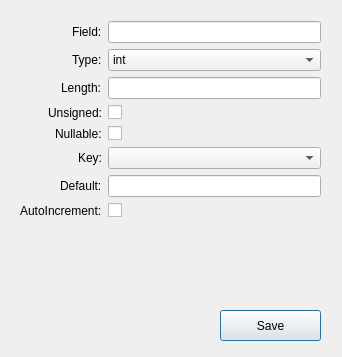
<?xml version="1.0" encoding="UTF-8"?>
<ui version="4.0">
 <class>Dialog</class>
 <widget class="QDialog" name="Dialog">
  <property name="geometry">
   <rect>
    <x>0</x>
    <y>0</y>
    <width>342</width>
    <height>357</height>
   </rect>
  </property>
  <property name="windowTitle">
   <string>Dialog</string>
  </property>
  <property name="modal">
   <bool>true</bool>
  </property>
  <widget class="QWidget" name="formLayoutWidget">
   <property name="geometry">
    <rect>
     <x>20</x>
     <y>21</y>
     <width>301</width>
     <height>271</height>
    </rect>
   </property>
   <layout class="QFormLayout" name="formLayout">
    <property name="labelAlignment">
     <set>Qt::AlignRight|Qt::AlignTrailing|Qt::AlignVCenter</set>
    </property>
    <item row="0" column="0">
     <widget class="QLabel" name="label">
      <property name="text">
       <string>Field:</string>
      </property>
     </widget>
    </item>
    <item row="0" column="1">
     <widget class="QLineEdit" name="name"/>
    </item>
    <item row="1" column="0">
     <widget class="QLabel" name="label_2">
      <property name="text">
       <string>Type:</string>
      </property>
     </widget>
    </item>
    <item row="2" column="0">
     <widget class="QLabel" name="label_3">
      <property name="text">
       <string>Length:</string>
      </property>
     </widget>
    </item>
    <item row="3" column="0">
     <widget class="QLabel" name="label_4">
      <property name="text">
       <string>Unsigned:</string>
      </property>
     </widget>
    </item>
    <item row="4" column="0">
     <widget class="QLabel" name="label_5">
      <property name="text">
       <string>Nullable:</string>
      </property>
     </widget>
    </item>
    <item row="5" column="0">
     <widget class="QLabel" name="label_6">
      <property name="text">
       <string>Key:</string>
      </property>
     </widget>
    </item>
    <item row="6" column="0">
     <widget class="QLabel" name="label_7">
      <property name="text">
       <string>Default:</string>
      </property>
     </widget>
    </item>
    <item row="7" column="0">
     <widget class="QLabel" name="label_8">
      <property name="text">
       <string>AutoIncrement:</string>
      </property>
     </widget>
    </item>
    <item row="2" column="1">
     <widget class="QLineEdit" name="length"/>
    </item>
    <item row="6" column="1">
     <widget class="QLineEdit" name="default_2"/>
    </item>
    <item row="1" column="1">
     <widget class="QComboBox" name="type">
      <item>
       <property name="text">
        <string>int</string>
       </property>
      </item>
      <item>
       <property name="text">
        <string>tinyint</string>
       </property>
      </item>
      <item>
       <property name="text">
        <string>smallint</string>
       </property>
      </item>
      <item>
       <property name="text">
        <string>mediumint</string>
       </property>
      </item>
      <item>
       <property name="text">
        <string>char</string>
       </property>
      </item>
      <item>
       <property name="text">
        <string>varchar</string>
       </property>
      </item>
      <item>
       <property name="text">
        <string>bigint</string>
       </property>
      </item>
      <item>
       <property name="text">
        <string>float</string>
       </property>
      </item>
      <item>
       <property name="text">
        <string>double</string>
       </property>
      </item>
      <item>
       <property name="text">
        <string>decimal</string>
       </property>
      </item>
      <item>
       <property name="text">
        <string>date</string>
       </property>
      </item>
      <item>
       <property name="text">
        <string>datetime</string>
       </property>
      </item>
      <item>
       <property name="text">
        <string>timestamp</string>
       </property>
      </item>
      <item>
       <property name="text">
        <string>time</string>
       </property>
      </item>
      <item>
       <property name="text">
        <string>year</string>
       </property>
      </item>
      <item>
       <property name="text">
        <string>text</string>
       </property>
      </item>
      <item>
       <property name="text">
        <string>tinytext</string>
       </property>
      </item>
      <item>
       <property name="text">
        <string>mediumtext</string>
       </property>
      </item>
      <item>
       <property name="text">
        <string>longtext</string>
       </property>
      </item>
      <item>
       <property name="text">
        <string>enum</string>
       </property>
      </item>
     </widget>
    </item>
    <item row="3" column="1">
     <widget class="QCheckBox" name="uns">
      <property name="layoutDirection">
       <enum>Qt::LeftToRight</enum>
      </property>
      <property name="text">
       <string/>
      </property>
      <property name="checked">
       <bool>false</bool>
      </property>
      <property name="tristate">
       <bool>false</bool>
      </property>
     </widget>
    </item>
    <item row="4" column="1">
     <widget class="QCheckBox" name="nullable">
      <property name="text">
       <string/>
      </property>
     </widget>
    </item>
    <item row="7" column="1">
     <widget class="QCheckBox" name="autoincrement">
      <property name="text">
       <string/>
      </property>
     </widget>
    </item>
    <item row="5" column="1">
     <widget class="QComboBox" name="key">
      <item>
       <property name="text">
        <string/>
       </property>
      </item>
      <item>
       <property name="text">
        <string>primary</string>
       </property>
      </item>
      <item>
       <property name="text">
        <string>unique</string>
       </property>
      </item>
      <item>
       <property name="text">
        <string>multiple</string>
       </property>
      </item>
     </widget>
    </item>
   </layout>
  </widget>
  <widget class="QPushButton" name="saveBtn">
   <property name="geometry">
    <rect>
     <x>220</x>
     <y>310</y>
     <width>101</width>
     <height>31</height>
    </rect>
   </property>
   <property name="text">
    <string>Save</string>
   </property>
  </widget>
 </widget>
 <tabstops>
  <tabstop>name</tabstop>
  <tabstop>type</tabstop>
  <tabstop>length</tabstop>
  <tabstop>uns</tabstop>
  <tabstop>nullable</tabstop>
  <tabstop>key</tabstop>
  <tabstop>default_2</tabstop>
  <tabstop>autoincrement</tabstop>
  <tabstop>saveBtn</tabstop>
 </tabstops>
 <resources/>
 <connections/>
</ui>
